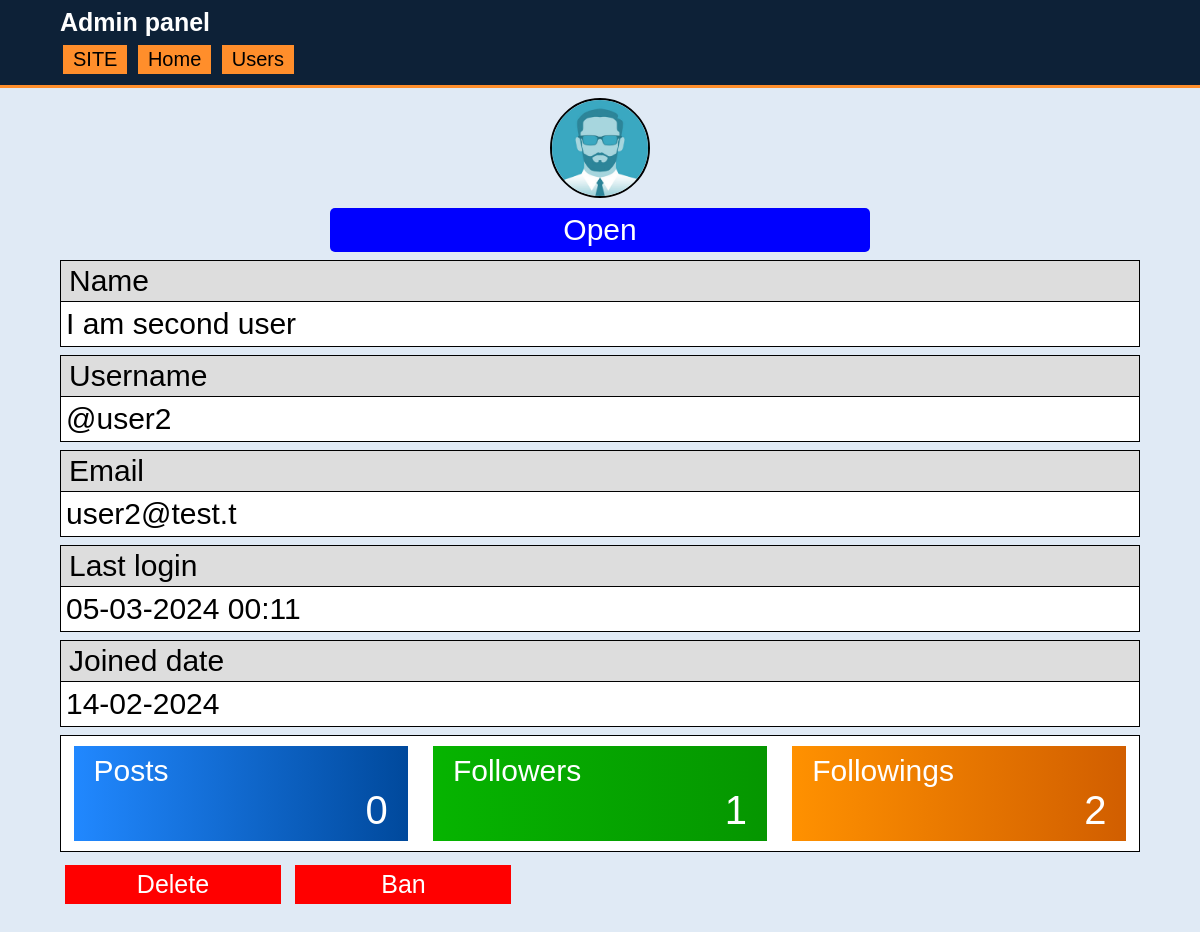
The page /admin/user.php?username=user2 (signed in) on the database its author committed.
### tables this page shows
CREATE TABLE "profiles" (
	"id"	INTEGER,
	"name"	TEXT NOT NULL,
	"username"	BLOB NOT NULL,
	"is_active"	INTEGER NOT NULL DEFAULT 0,
	"photo"	TEXT DEFAULT '/media/profile-img/default.jpg',
	"followers"	INTEGER DEFAULT 0,
	"posts"	INTEGER DEFAULT 0,
	"following"	INTEGER DEFAULT 0,
	"ban"	INTEGER DEFAULT 0,
	"last_login"	TEXT DEFAULT 0,
	PRIMARY KEY("id" AUTOINCREMENT)
);

CREATE TABLE "users" (
	"id"	INTEGER NOT NULL,
	"username"	TEXT NOT NULL UNIQUE,
	"email"	TEXT NOT NULL UNIQUE,
	"password"	TEXT NOT NULL,
	"joined_date"	TEXT NOT NULL,
	"admin"	INTEGER DEFAULT 0,
	PRIMARY KEY("id" AUTOINCREMENT)
);

### includes/db-functions/users.php (called while the page is built, shortened)
<?php
function get_user_by_id($id, $db){
	$user = $db->query("SELECT * FROM users WHERE id = '$id'")->fetch(PDO::FETCH_ASSOC);
	return $user;
}
function get_user_by_username($username, $db){
	$username = strtolower($username);
	$user = $db->query("SELECT * FROM users WHERE username = '$username';")->fetch(PDO::FETCH_ASSOC);
	return $user;
}
function user_is_admin($user_id, $db){
	$user = get_user_by_id($user_id, $db);
	return ($user['admin'] == '1');
}
?>

### includes/db-functions/profiles.php (called while the page is built, shortened)
<?php
function get_profile_by_username($username, $db){
	$profile = $db->query("SELECT * FROM profiles WHERE username = '$username';")->fetch(PDO::FETCH_ASSOC);
	return $profile;
}
function profile_is_banned($id, $db){
	$query = $db->prepare("SELECT ban FROM profiles WHERE id = :id");
	$query->execute([
		'id' => $id
	]);
	$result = $query->fetch(PDO::FETCH_ASSOC);
	return $result['ban'];
}
?>

### admin/user.php (the view, shortened to what this page needs)
<?php
$path = "../includes";
require "$path/database.php";
require "$path/db-functions/users.php";
$PROFILE = $_SESSION['profile'];
if(!user_is_admin($PROFILE['id'], $db)){
    require "$path/403.php";
}else{
    $username = $_GET['username'];
    require "$path/db-functions/profiles.php";
    $profile = get_profile_by_username($username, $db);
    $user = get_user_by_username($username, $db);
    if(profile_is_banned($profile['id'], $db) == '0'){
        $is_banned = false;
    }
    else
        $is_banned = true;
?>
<!DOCTYPE html>
<html lang="en">
<head>
    <link rel="stylesheet" href="/static/style.css">
    <link rel="stylesheet" href="/static/admin.css">
    <link rel="stylesheet" href="/static/admin-user.css">
</head>
<body>
    <header>
		<div class="container">
            <h2 id="afisha">
                <a>Admin panel</a>
            </h2>
            <nav>
                <a class="header-link" href="/">SITE</a>
                <a class="header-link" href="/admin">Home</a>
                <a class="header-link" href="/admin/users.php">Users</a>
            </nav>
		</div>
	</header>
    <div class="container">
        <img class="profile-img" src="<?= $profile['photo'] ?>">
        <a href="/profile?username=<?= $profile['username'] ?>" class="open-link" target='_blank'>Open</a>
        <div class="profile-info">
            <span>Name</span>
            <p><?= $profile['name'] ?></p>
        </div>
        <div class="profile-info">
            <span>Username</span>
            <p>@<?= $profile['username'] ?></p>
        </div>
        <div class="profile-info">
            <span>Email</span>
            <p><?= $user['email'] ?></p>
        </div>
        <div class="profile-info">
            <span>Last login</span>
            <p><?= $profile['last_login'] ?></p>
        </div>
        <div class="profile-info">
            <span>Joined date</span>
            <p><?= $user['joined_date'] ?></p>
        </div>
        <div class="stat-cards">
            <div class="card blue">
                <p class="title">Posts</p>
                <p class="result">
                    <?= $profile['posts'] ?>
                </p>
            </div>
            <div class="card green">
                <p class="title">Followers</p>
                <p class="result">
                    <?= $profile['followers'] ?>
                </p>
            </div>
            <div class="card orange">
                <p class="title">Followings</p>
                <p class="result">
                    <?= $profile['following'] ?>
                </p>
            </div>
        </div>
        <form class="btn-form" method = "POST">
            <button class="btn red">Delete</button>
            <button name='ban' class="btn red">
                <?php echo ($is_banned ? "Unban" : "Ban")?>
            </button>
        </form>
    </div>
</body>
</html>
<?php }?>

### static/style.css (style rules this page uses)
* { padding: 0; margin: 0; box-sizing: border-box; font-family: sans-serif; }
body { margin-bottom: 50px; background-color: #e0eaf5; }
.container { width: 90%; margin: 0 auto; }
header { padding: 8px 0; background-color: #0d2137; border-bottom: 3px solid #ff8e2b; }
header #afisha a { font-size: 25px; text-decoration: none; color: white; }

### static/admin.css (style rules this page uses)
header { margin-bottom: 10px; }
nav { margin-top: 5px; }
.header-link { display: inline-block; color: black; text-decoration: none; background-color: #ff8e2b; padding: 3px 10px; margin: 3px; font-size: 20px; }
.blue { background: linear-gradient(90deg, rgb(33, 136, 255), rgb(0, 73, 156)); }
.green { background: linear-gradient(90deg, rgb(6, 180, 0), rgb(5, 150, 0)); }
.orange { background: linear-gradient(90deg, rgb(255, 145, 0), rgb(209, 94, 0)); }
.stat-cards { display: flex; border: 1px solid black; background-color: white; justify-content: space-around; }
.card { display: inline-block; width: 31%; padding: 8px 20px; margin: 10px 0; }
.title { color: white; font-size: 30px; }
.result { color: white; font-size: 40px; text-align: right; }
.red { background-color: red; }

### static/admin-user.css (style rules this page uses)
.profile-img { display: block; margin: 10px auto; width: 100px; border: 2px solid black; border-radius: 50%; }
.open-link { display: inline-block; width: 50%; margin: 0 25%; padding: 5px 0; font-size: 30px; text-align: center; text-decoration: none; background-color: blue; color: white; border-radius: 5px; }
.profile-info { font-size: 30px; border: 1px solid black; background-color: white; margin: 8px 0; display: block; }
.profile-info span { display: inline-block; background-color: #ddd; padding: 3px 8px; border-bottom: 1px solid black; display: block; }
.profile-info p { padding: 5px; }
.btn-form { display: block; margin: 8px 0; }
.btn { font-size: 25px; border: none; color: white; padding: 5px 0; width: 20%; margin: 5px; cursor: pointer; }

### rows shown on the page
profiles: photo (picture), name "I am second user", username "user2", last_login "05-03-2024 00:11", posts "0", followers "1", following "2"
users: email "user2@test.t", joined_date "14-02-2024"
